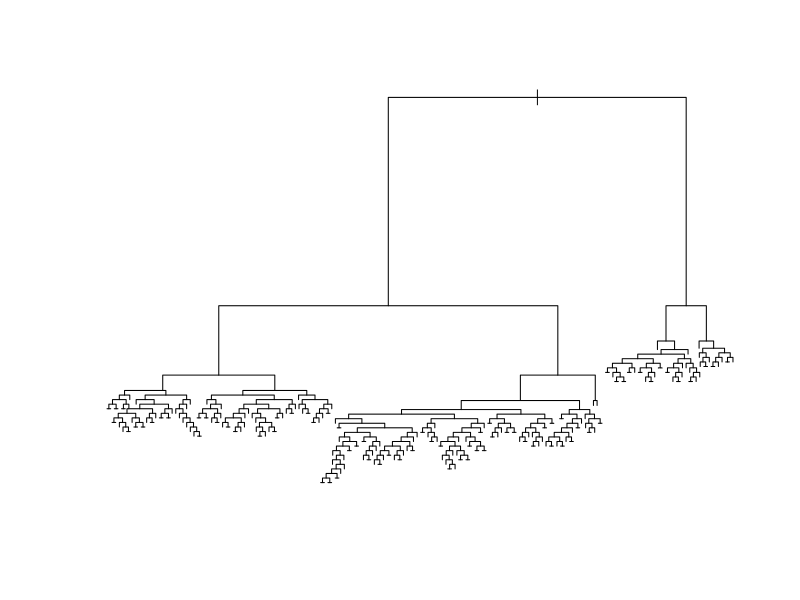
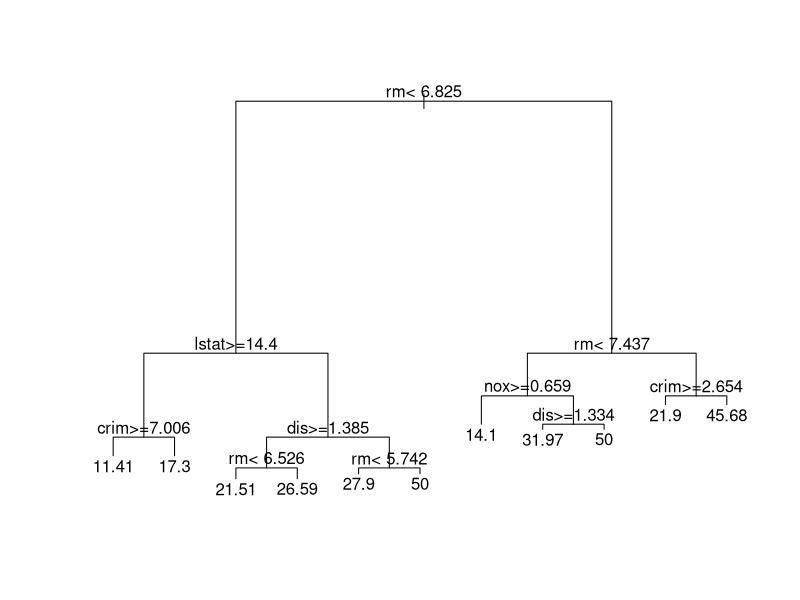
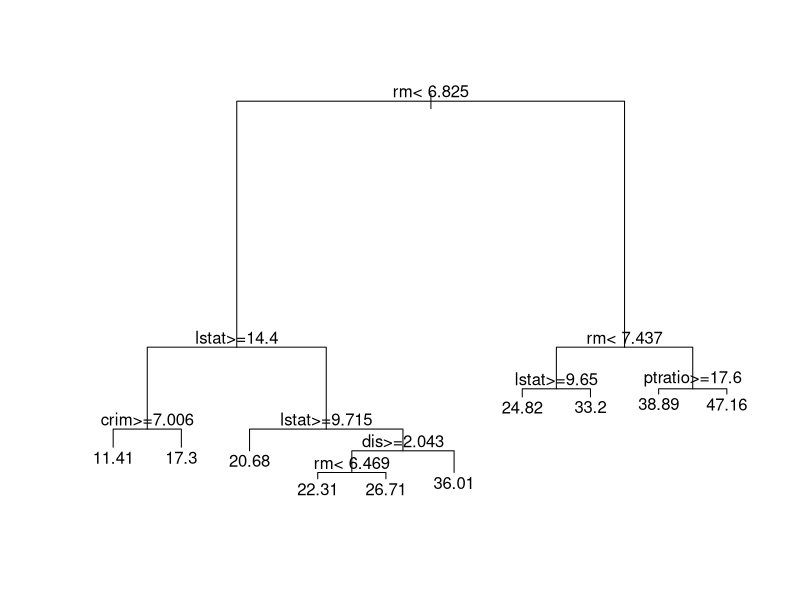
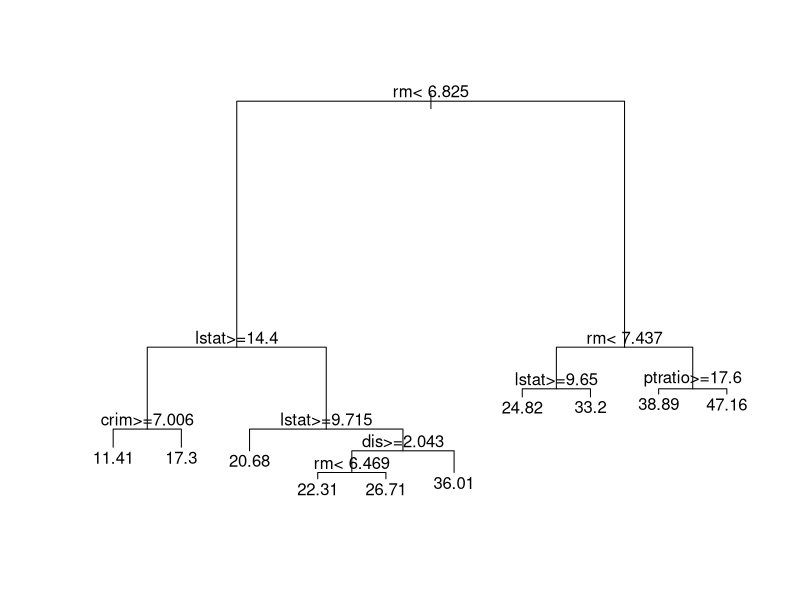
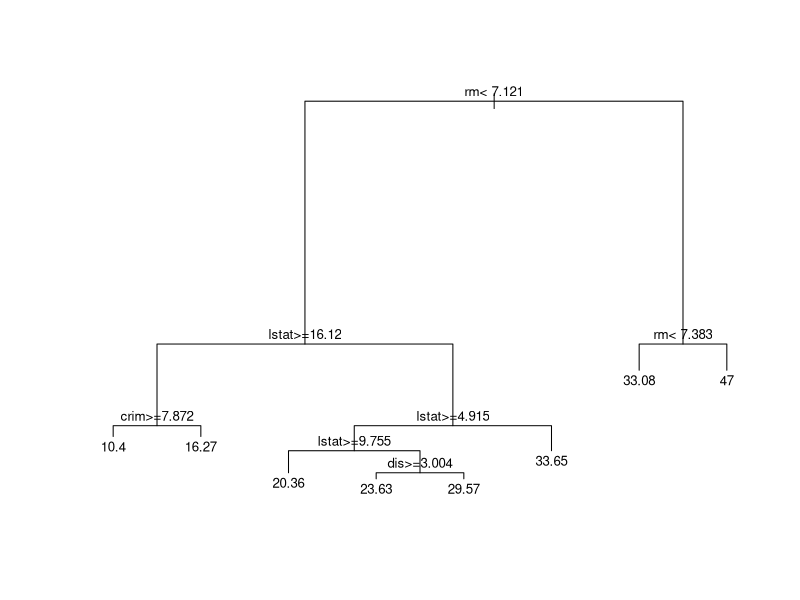
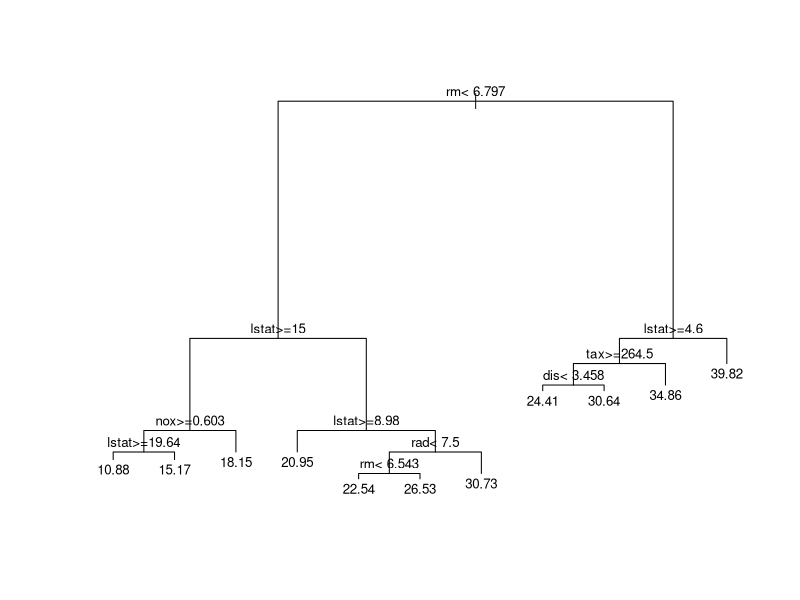

Write the R code that produced these figures, in order.
## ---- chunk 1
knitr::opts_chunk$set(echo = TRUE)
## ---- chunk 2
library(rpart)
data(Boston, package='MASS')
# split data into a training and
# a test set
set.seed(123456) 
n <- nrow(Boston)
ii <- sample(n, floor(n/4))
dat.te <- Boston[ ii, ]
dat.tr <- Boston[ -ii, ]

myc <- rpart.control(minsplit=3, cp=1e-8, xval=10)
set.seed(123)
bos.to <- rpart(medv ~ ., data=dat.tr, method='anova',
                control=myc)
plot(bos.to, compress=TRUE) # type='proportional')
## ---- chunk 3
# predictions are poor, unsurprisingly
pr.to <- predict(bos.to, newdata=dat.te, type='vector')
with(dat.te, mean((medv - pr.to)^2) )
## ---- chunk 4
printcp(bos.to)
## ---- chunk 5
( b <- bos.to$cptable[which.min(bos.to$cptable[,"xerror"]),"CP"] )
## ---- chunk 6
bos.t3 <- prune(bos.to, cp=b)
## ---- chunk 7
plot(bos.t3, uniform=FALSE, margin=0.01)
text(bos.t3, pretty=TRUE)
## ---- chunk 8
# predictions are better
pr.t3 <- predict(bos.t3, newdata=dat.te, type='vector')
with(dat.te, mean((medv - pr.t3)^2) )
## ---- chunk 9
# what if we prune the original tree?
set.seed(123)
bos.t <- rpart(medv ~ ., data=dat.tr, method='anova')
b <- bos.t$cptable[which.min(bos.t$cptable[,"xerror"]),"CP"]
bos.t4 <- prune(bos.t, cp=b)
## ---- chunk 10
plot(bos.t4, uniform=FALSE, margin=0.01)
text(bos.t4, pretty=TRUE)
## ---- chunk 11
plot(bos.t, uniform=FALSE, margin=0.01)
text(bos.t, pretty=TRUE)
## ---- chunk 12
# Instability of trees...
library(rpart)
data(Boston, package='MASS')
set.seed(654321)
n <- nrow(Boston)
ii <- sample(n, floor(n/2))
dat.t1 <- Boston[ -ii, ]
bos.t1 <- rpart(medv ~ ., data=dat.t1, method='anova')
plot(bos.t1, uniform=FALSE, margin=0.01)
text(bos.t1, pretty=TRUE, cex=.8)
## ---- chunk 13
dat.t2 <- Boston[ ii, ]
bos.t2 <- rpart(medv ~ ., data=dat.t2, method='anova')
plot(bos.t2, uniform=FALSE, margin=0.01)
text(bos.t2, pretty=TRUE, cex=.8)
## ---- chunk 14
# bos.lmf <- lm(medv ~ ., data=Boston)
bos.lm1 <- lm(medv ~ ., data=dat.t1)
bos.lm2 <- lm(medv ~ ., data=dat.t2)
cbind(round(coef(bos.lm1),2),
round(coef(bos.lm2),2))
